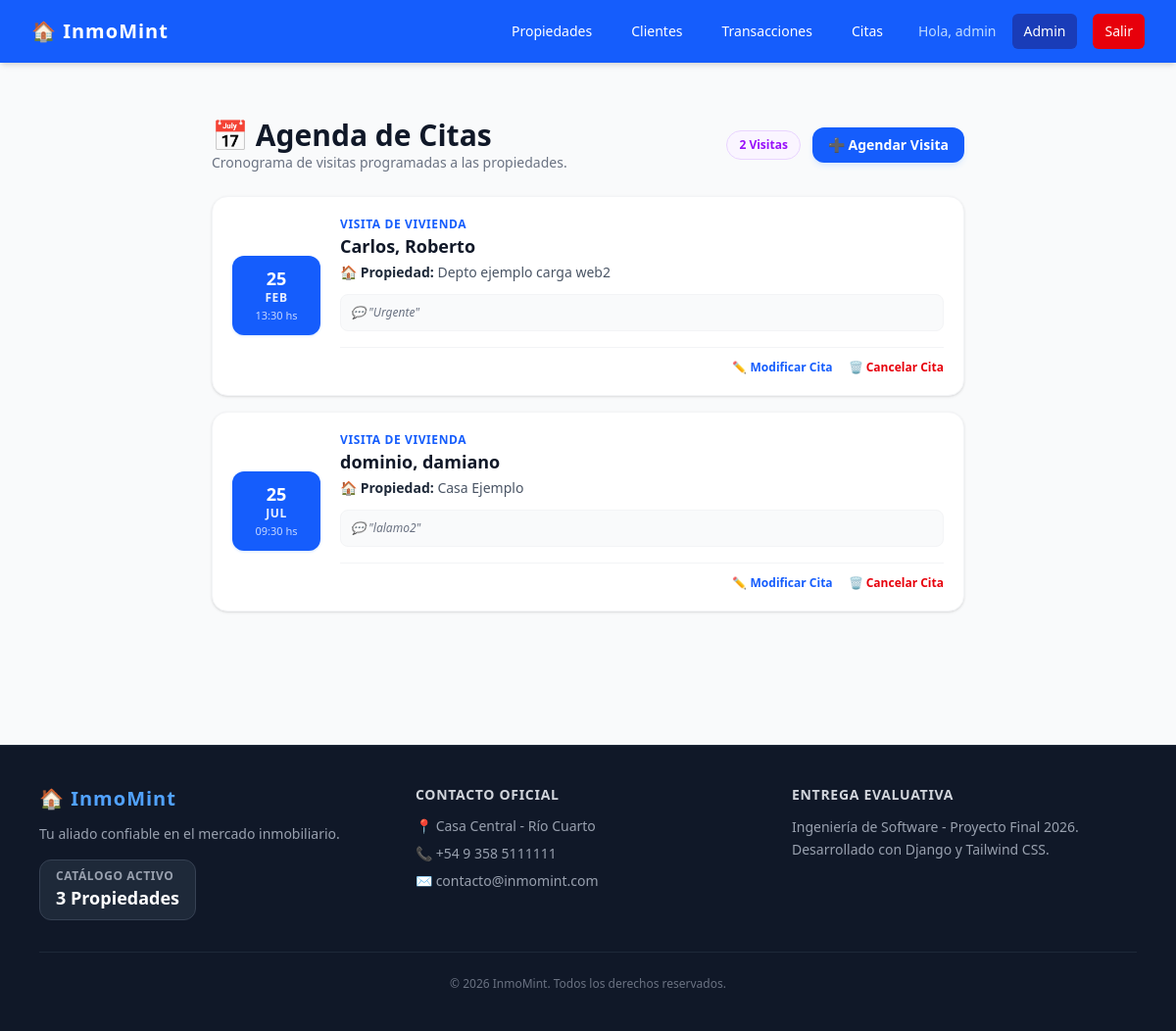
Page /propiedades/citas/ (signed in) on the committed database.
### usuarios/models.py (models this page shows, shortened)
class UsuarioPersonalizado(AbstractUser):
    telefono = models.CharField(max_length=20, blank=True, null=True)
    es_agente = models.BooleanField(default=False)

### inmobiliaria/models.py (models this page shows, shortened)
class Cita(models.Model):
    propiedad = models.ForeignKey(Propiedad, on_delete=models.CASCADE)
    cliente = models.ForeignKey(Cliente, on_delete=models.CASCADE)
    fecha_hora = models.DateTimeField(verbose_name="Fecha y Hora de la cita")
    comentarios = models.TextField(blank=True, null=True)

class Cliente(models.Model):
    nombre = models.CharField(max_length=100)
    apellido = models.CharField(max_length=100)
    dni = models.CharField(max_length=15, unique=True, verbose_name="DNI")
    telefono = models.CharField(max_length=20, verbose_name="Teléfono")
    email = models.EmailField(verbose_name="Correo Electrónico")
    def __str__(self):
        return f"{self.apellido}, {self.nombre}"

class Propiedad(models.Model):
    TIPO_CHOICES = [
        ('CASA', 'Casa'),
        ('DEPA', 'Departamento'),
        ('TERR', 'Terreno'),
        ('LOCA', 'Local Comercial'),
    ]
    ESTADO_CHOICES = [
        ('DISP', 'Disponible'),
        ('ALQU', 'Alquilada'),
        ('VEND', 'Vendida'),
    ]
    titulo = models.CharField(max_length=200, verbose_name="Título")
    descripcion = models.TextField(verbose_name="Descripción")
    direccion = models.CharField(max_length=250, verbose_name="Dirección")
    precio = models.DecimalField(max_length=12, decimal_places=2, max_digits=12, verbose_name="Precio (USD)")
    tipo = models.CharField(max_length=4, choices=TIPO_CHOICES, default='CASA')
    estado = models.CharField(max_length=4, choices=ESTADO_CHOICES, default='DISP')
    agente = models.ForeignKey(settings.AUTH_USER_MODEL, on_delete=models.SET_NULL, null=True, blank=True, related_name="propiedades")
    class Meta:
        verbose_name_plural = "Propiedades"

### inmobiliaria/views.py (the view)
# urls.py: path('citas/', views.lista_citas, name='lista_citas'),
@login_required
@permission_required('inmobiliaria.view_cita', login_url='lista_propiedades')
def lista_citas(request):
    citas = Cita.objects.all()
    return render(request, 'inmobiliaria/lista_citas.html', {'citas': citas})

### inmobiliaria/context_processors.py (called while the page is built)
def datos_inmobiliaria(request):
    return {
        'global_nombre_web': 'InmoMint',
        'global_telefono': '+54 9 358 5111111',
        'global_email': 'contacto@inmomint.com',
        'global_total_propiedades': Propiedad.objects.count()
    }

### templates/inmobiliaria/lista_citas.html (shortened to what this page needs)
{% extends 'base.html' %}
{% block content %}
<div class="max-w-3xl mx-auto py-6">
    <div class="flex flex-col sm:flex-row justify-between items-start sm:items-center mb-6 gap-4">
        <div>
            <h1 class="text-3xl font-black text-gray-900">📅 Agenda de Citas</h1>
            <p class="text-gray-500 text-sm">Cronograma de visitas programadas a las propiedades.</p>
        </div>
        <div class="flex items-center gap-3">
            <span class="bg-purple-50 text-purple-600 text-xs font-bold px-3 py-1.5 rounded-full border border-purple-200">
                {{ citas.count }} Visitas
            </span>
            {% if perms.inmobiliaria.add_cita %}
                <a href="{% url 'crear_cita' %}" class="bg-blue-600 hover:bg-blue-700 text-white font-bold px-4 py-2 rounded-xl text-sm transition-all shadow-md shadow-blue-100 cursor-pointer">
                    ➕ Agendar Visita
                </a>
            {% endif %}
        </div>
    </div>
    <div class="space-y-4">
        {% for cita in citas %}
        <div class="bg-white rounded-2xl shadow-sm border border-gray-100 p-5 flex flex-col sm:flex-row gap-5 items-start sm:items-center hover:shadow-md transition-all">
            <div class="bg-blue-600 text-white font-black p-3 rounded-xl text-center min-w-[90px] shadow-sm shadow-blue-100">
                <span class="block text-lg leading-tight">{{ cita.fecha_hora|date:"d" }}</span>
                <span class="block text-xs uppercase font-bold tracking-wider opacity-90">{{ cita.fecha_hora|date:"M" }}</span>
                <span class="block text-[11px] font-normal opacity-75 mt-0.5">{{ cita.fecha_hora|date:"H:i" }} hs</span>
            </div>
            <div class="flex-grow w-full">
                <span class="text-xs font-bold text-blue-600 uppercase tracking-wider block mb-0.5">Visita de Vivienda</span>
                <h3 class="font-black text-gray-900 text-lg leading-snug">{{ cita.cliente }}</h3>
                <p class="text-sm text-gray-600 mt-1">🏠 <span class="font-semibold text-gray-800">Propiedad:</span> {{ cita.propiedad.titulo }}</p>
                {% if cita.comentarios %}
                    <div class="bg-gray-50 text-gray-500 text-xs italic p-2.5 rounded-lg border border-gray-100 mt-3">
                        💬 "{{ cita.comentarios }}"
                    </div>
                {% endif %}
                {% if perms.inmobiliaria.change_cita or perms.inmobiliaria.delete_cita %}
                    <div class="mt-4 pt-3 border-t border-gray-100 flex justify-end space-x-4">
                        {% if perms.inmobiliaria.change_cita %}
                            <a href="{% url 'editar_cita' cita.pk %}" class="text-blue-600 hover:underline text-xs font-semibold">✏️ Modificar Cita</a>
                        {% endif %}
                        {% if perms.inmobiliaria.delete_cita %}
                            <a href="{% url 'eliminar_cita' cita.pk %}" class="text-red-600 hover:underline text-xs font-semibold">🗑️ Cancelar Cita</a>
                        {% endif %}
                    </div>
                {% endif %}
            </div>
        </div>
        {% empty %}
        <div class="bg-white rounded-2xl border border-gray-100 p-8 text-center text-gray-400 font-medium shadow-sm">
            No hay visitas agendadas en el sistema.
        </div>
        {% endfor %}
    </div>
</div>
{% endblock %}

### templates/base.html (shortened to what this page needs)
<!DOCTYPE html>
<html lang="es">
<head>
    <script src="https://cdn.jsdelivr.net/npm/@tailwindcss/browser@4"></script>
</head>
<body class="bg-gray-50 flex flex-col min-h-screen">
    <nav class="bg-blue-600 text-white shadow-md">
        <div class="max-w-7xl mx-auto px-4 sm:px-6 lg:px-8">
            <div class="flex items-center justify-between h-16">
                <div class="flex items-center">
                    <a href="{% url 'home' %}" class="text-xl font-bold tracking-wider">🏠 InmoMint</a>
                </div>
                <div class="flex items-center space-x-2 md:space-x-4">
                    <a href="{% url 'lista_propiedades' %}" class="hover:bg-blue-700 px-3 py-2 rounded-md text-sm font-medium">Propiedades</a>
                    {% if user.is_authenticated %}
                        {% if perms.inmobiliaria.view_cliente %}
                            <a href="{% url 'lista_clientes' %}" class="hover:bg-blue-700 px-3 py-2 rounded-md text-sm font-medium">Clientes</a>
                        {% endif %}
                        {% if perms.inmobiliaria.view_transaccion %}
                            <a href="{% url 'lista_transacciones' %}" class="hover:bg-blue-700 px-3 py-2 rounded-md text-sm font-medium">Transacciones</a>
                        {% endif %}
                        {% if perms.inmobiliaria.view_cita %}
                            <a href="{% url 'lista_citas' %}" class="hover:bg-blue-700 px-3 py-2 rounded-md text-sm font-medium">Citas</a>
                        {% endif %}
                        <span class="text-blue-200 text-sm font-medium hidden lg:inline ml-2">Hola, {{ user.username }}</span>
                        {% if user.is_staff or user.es_agente %}
                            <a href="{% url 'admin:index' %}" class="hover:bg-blue-700 px-3 py-2 rounded-md text-sm font-medium bg-blue-800">Admin</a>
                        {% endif %}
                        <form method="POST" action="{% url 'logout' %}" class="inline">
                            <button type="submit" class="bg-red-600 hover:bg-red-700 text-white px-3 py-2 rounded-md text-sm font-medium transition-colors cursor-pointer">
                                Salir
                            </button>
                        </form>
                    {% else %}
                        <a href="{% url 'login' %}" class="bg-blue-800 hover:bg-blue-900 text-white px-4 py-2 rounded-md text-sm font-medium transition-colors">
                            Iniciar Sesión
                        </a>
                    {% endif %}
                </div>
            </div>
        </div>
    </nav>
    <main class="flex-grow max-w-7xl w-full mx-auto px-4 sm:px-6 lg:px-8 py-8">
        {% block content %}
        {% endblock %}
    </main>
    <footer class="bg-gray-900 text-white mt-20 border-t border-gray-800">
        <div class="max-w-6xl mx-auto px-4 py-10">
            <div class="grid grid-cols-1 md:grid-cols-3 gap-8 text-center md:text-left">
                <div>
                    <h3 class="text-xl font-black tracking-wider text-blue-400 mb-3">🏠 {{ global_nombre_web }}</h3>
                    <p class="text-gray-400 text-sm mb-4">Tu aliado confiable en el mercado inmobiliario.</p>
                    <div class="inline-block bg-gray-800 px-4 py-2 rounded-xl border border-gray-700">
                        <span class="text-xs text-gray-400 block uppercase font-bold tracking-wider">Catálogo Activo</span>
                        <span class="text-lg font-black text-white">{{ global_total_propiedades }} Propiedades</span>
                    </div>
                </div>
                <div>
                    <h4 class="text-sm font-bold uppercase tracking-wider text-gray-300 mb-3">Contacto Oficial</h4>
                    <ul class="space-y-2 text-sm text-gray-400">
                        <li>📍 Casa Central - Río Cuarto</li>
                        <li>📞 {{ global_telefono }}</li>
                        <li>✉️ {{ global_email }}</li>
                    </ul>
                </div>
                <div>
                    <h4 class="text-sm font-bold uppercase tracking-wider text-gray-300 mb-3">Entrega Evaluativa</h4>
                    <p class="text-sm text-gray-400 leading-relaxed">
                        Ingeniería de Software - Proyecto Final 2026.<br>
                        Desarrollado con Django y Tailwind CSS.
                    </p>
                </div>
            </div>
            <div class="border-t border-gray-800 mt-8 pt-6 text-center text-xs text-gray-500">
                &copy; 2026 {{ global_nombre_web }}. Todos los derechos reservados.
            </div>
        </div>
    </footer>
</body>
</html>

### rows in the picture
UsuarioPersonalizado: username "admin"
Cita: fecha_hora "25", fecha_hora "FEB", fecha_hora "13:30", cliente "Carlos, Roberto", propiedad.titulo "Depto ejemplo carga web2", comentarios "Urgente"
Cita: fecha_hora "25", fecha_hora "JUL", fecha_hora "09:30", cliente "dominio, damiano", propiedad.titulo "Casa Ejemplo", comentarios "lalamo2"

### other values in the picture
{{ citas.count }} "2"
{{ global_nombre_web }} "InmoMint"
{{ global_total_propiedades }} "3"
{{ global_telefono }} "+54 9 358 5111111"
{{ global_email }} "contacto@inmomint.com"
